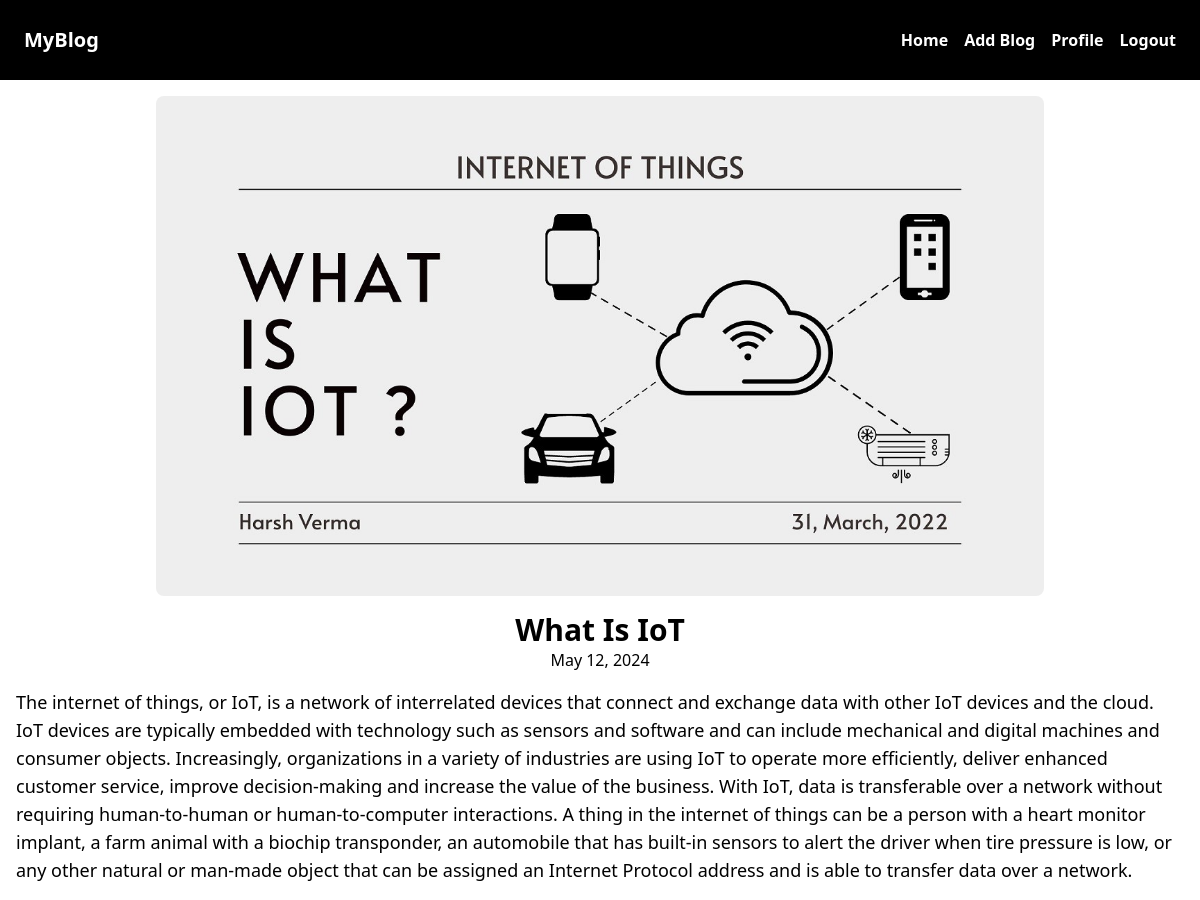
/post/IoT (signed in), run on the app's committed database.
### blogs/models.py (models this page shows, shortened)
class Blog(models.Model):
    title = models.CharField(max_length=75)
    body = models.TextField()
    slug = models.SlugField()
    date = models.DateField(auto_now_add=True)
    image = models.ImageField()
    author = models.ForeignKey(User , on_delete=models.CASCADE , default= None)

### blogs/views.py (the view)
# urls.py: path('<slug:slug>', views.blog_page, name="page"),
@login_required(login_url="login")
def blog_page(request , slug):
    blog = Blog.objects.get(slug=slug)
    return render(request, 'blogs/blog_page.html', {'blog': blog})

### blogs/templates/blogs/blog_page.html (shortened to what this page needs)
{% extends 'navbar.html' %}
{% block content %}
    <section class='flex flex-col w-full items-center justify-center overflow-auto p-4 gap-4 '>
        <img
            class="max-w-screen max-h-[500px] rounded-lg"
            src="{{ blog.image.url }}"
            alt="{{ blog.title }}"
        />
        <div>
            <h1 class='text-3xl font-bold'>{{ blog.title }}</h1>
            <p class='text-center'>{{ blog.date }}</p>
        </div>
        <p class='text-lg'>{{ blog.body }}</p>
    </section>
{% endblock %}

### data on the page
Blog: image (picture), title "What Is IoT", date "May 12, 2024", body "The internet of things, or IoT, is a network of interrelated devices that connect and exchange data with other IoT devices and the cloud. IoT devices are typically embedded with technology such as sensors and software and can include mechanical and digital machines and consumer objects. Increasingly, organizations in a variety of industries are using IoT to operate more efficiently, deliver enhanced customer service, improve decision-making and increase the value of the business. With IoT, data is transferable over a network without requiring human-to-human or human-to-computer interactions. A thing in the internet of things can be a person with a heart monitor implant, a farm animal with a…"
